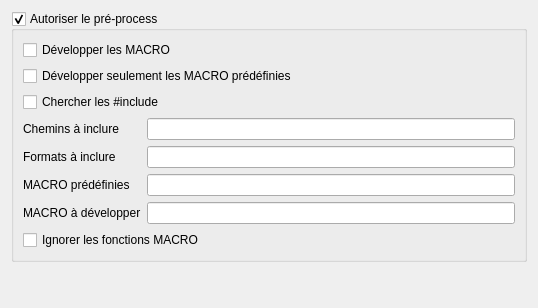
     <widget class="QWidget" name="page_processorConf">
      <property name="geometry">
       <rect>
        <x>0</x>
        <y>0</y>
        <width>538</width>
        <height>308</height>
       </rect>
      </property>
      <attribute name="label">
       <string>Configuration du processeur</string>
      </attribute>
      <layout class="QFormLayout" name="formLayout_23">
       <item row="0" column="0" colspan="2">
        <widget class="QGroupBox" name="groupBox_enablePreprocessing">
         <property name="toolTip">
          <string>Si coché, Doxygen va évaluer toutes
les directives processeur C.
Par défaut : coché</string>
         </property>
         <property name="statusTip">
          <string>ENABLE_PREPROCESSING</string>
         </property>
         <property name="title">
          <string>Autoriser le pré-process</string>
         </property>
         <property name="checkable">
          <bool>true</bool>
         </property>
         <layout class="QFormLayout" name="formLayout_24">
          <item row="0" column="0" colspan="2">
           <widget class="QCheckBox" name="checkBox_macroExpansion">
            <property name="toolTip">
             <string>Si coché, Doxygen va développer
toutes les macros dans les sources
et headers. Sinon, seules les macros
conditionnelles seront utilisées.
Par défaut : non coché</string>
            </property>
            <property name="statusTip">
             <string>MACRO_EXPANSION</string>
            </property>
            <property name="text">
             <string>Développer les MACRO</string>
            </property>
           </widget>
          </item>
          <item row="1" column="0" colspan="2">
           <widget class="QCheckBox" name="checkBox_expandOnlyPredef">
            <property name="toolTip">
             <string>Si coché, développera uniquement
les MACRO prédéfinies plus loin.
Par défaut : non coché</string>
            </property>
            <property name="statusTip">
             <string>EXPAND_ONLY_PREDEF</string>
            </property>
            <property name="text">
             <string>Développer seulement les MACRO prédéfinies</string>
            </property>
           </widget>
          </item>
          <item row="2" column="0" colspan="2">
           <widget class="QCheckBox" name="checkBox_searchIncludes">
            <property name="toolTip">
             <string>Si coché, Doxygen cherchera les
fichiers inclus si l'instruction
#include est rencontrée.
Par défaut : coché</string>
            </property>
            <property name="statusTip">
             <string>SEARCH_INCLUDES</string>
            </property>
            <property name="text">
             <string>Chercher les #include</string>
            </property>
           </widget>
          </item>
          <item row="4" column="0">
           <widget class="QLabel" name="label_includePath">
            <property name="toolTip">
             <string>Permet de spécifier des dossiers ou
fichiers à inclure alors qu'ils ne sont
pas dans les fichiers inclus pour la
recherche des #include.</string>
            </property>
            <property name="statusTip">
             <string>INCLUDE_PATH</string>
            </property>
            <property name="text">
             <string>Chemins à inclure</string>
            </property>
           </widget>
          </item>
          <item row="4" column="1">
           <widget class="QLineEdit" name="lineEdit_includePath">
            <property name="statusTip">
             <string>INCLUDE_PATH</string>
            </property>
           </widget>
          </item>
          <item row="5" column="0">
           <widget class="QLabel" name="label_includeFilePatterns">
            <property name="toolTip">
             <string>Permet de spécifier des formats de
fichiers à inclure. Si vide, utilisera
FILE_PATTERNS par défaut.</string>
            </property>
            <property name="statusTip">
             <string>INCLUDE_FILE_PATTERNS</string>
            </property>
            <property name="text">
             <string>Formats à inclure</string>
            </property>
           </widget>
          </item>
          <item row="5" column="1">
           <widget class="QLineEdit" name="lineEdit_includeFilePatterns">
            <property name="statusTip">
             <string>INCLUDE_FILE_PATTERNS</string>
            </property>
           </widget>
          </item>
          <item row="6" column="0">
           <widget class="QLabel" name="label_predefined">
            <property name="toolTip">
             <string>Permet de définir des MACRO avant
le pré-process. Les définitions se
font de la forme nom=definition.
Si aucune définition n'est donnée,
1 est assumé.</string>
            </property>
            <property name="statusTip">
             <string>PREDEFINED</string>
            </property>
            <property name="text">
             <string>MACRO prédéfinies</string>
            </property>
           </widget>
          </item>
          <item row="6" column="1">
           <widget class="QLineEdit" name="lineEdit_predefined">
            <property name="statusTip">
             <string>PREDEFINED</string>
            </property>
           </widget>
          </item>
          <item row="8" column="0">
           <widget class="QLabel" name="label_expandAsDefined">
            <property name="toolTip">
             <string>Permet de définir les MACRO à
développer si la case
EXPAND_ONLY_PREDEF est cochée.</string>
            </property>
            <property name="statusTip">
             <string>EXPAND_AS_DEFINED</string>
            </property>
            <property name="text">
             <string>MACRO à développer</string>
            </property>
           </widget>
          </item>
          <item row="8" column="1">
           <widget class="QLineEdit" name="lineEdit_expandAsDefined">
            <property name="statusTip">
             <string>EXPAND_AS_DEFINED</string>
            </property>
           </widget>
          </item>
          <item row="9" column="0" colspan="2">
           <widget class="QCheckBox" name="checkBox_skipFunctionMacros">
            <property name="toolTip">
             <string>Si coché, Doxygen ignore les
MACRO de type fonction qui sont
sur une ligne, dont le nom est tout
en majuscule et qui ne se termine
pas part un ';'. Ceci peut poser des
problèmes de compréhension.
Par défaut : coché</string>
            </property>
            <property name="statusTip">
             <string>SKIP_FUNCTION_MACROS</string>
            </property>
            <property name="text">
             <string>Ignorer les fonctions MACRO</string>
            </property>
           </widget>
          </item>
         </layout>
        </widget>
       </item>
      </layout>
     </widget>
